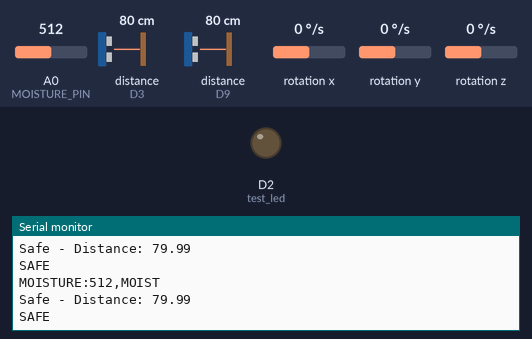
The sketch below on a simulated Arduino Nano 33 IoT. Parts: output pins drawn as LEDs (lit = HIGH), the last lines printed to the serial monitor. Wiring (inferred from the names in the program): 2 × ultrasonic range finder: trigger D5, echo D3 / trigger D8, echo D9. Inputs (shaded band) come from the test bench; at power-on: distance to the obstacle (sensors on D3, D9) 80 cm, A0 (MOISTURE_PIN) = 512, rotation z 0 °/s, rotation x 0 °/s, rotation y 0 °/s. The echo pulse lasts 58.3 µs per cm; pins used as bus, display or sensor lines are not drawn.

Above: at 2.8 s.
2.9 s: distance to the obstacle (sensor on D3) set to 2 cm
At 3.8 s:
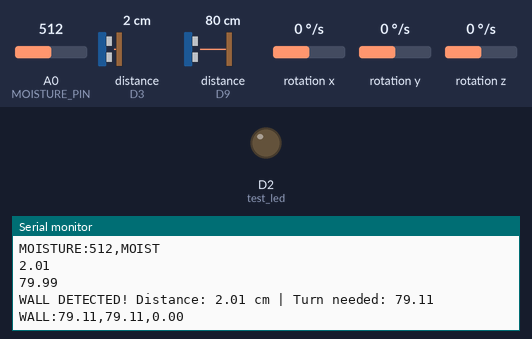
4.5 s: A0 (MOISTURE_PIN) set to 610
7.5 s: A0 (MOISTURE_PIN) set to 170
10.5 s: distance to the obstacle (sensor on D9) set to 2 cm
At 11.4 s:
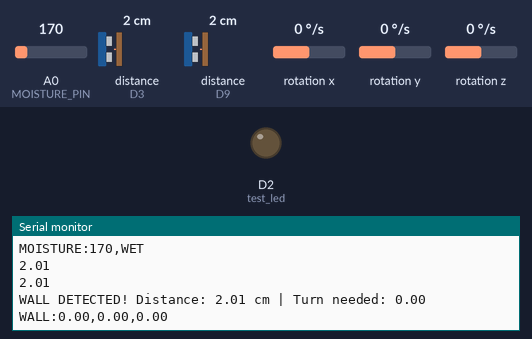
12.0 s: rotation z set to -192 °/s
At 12.8 s:
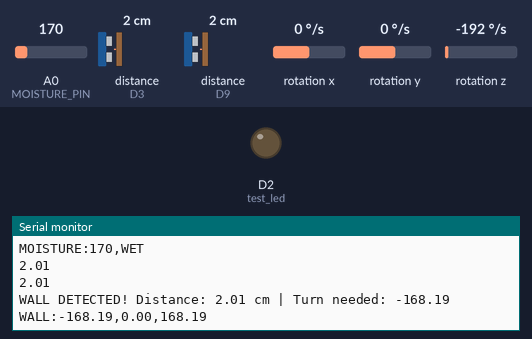
13.5 s: distance to the obstacle (sensor on D3) set to 4 cm
At 14.8 s:
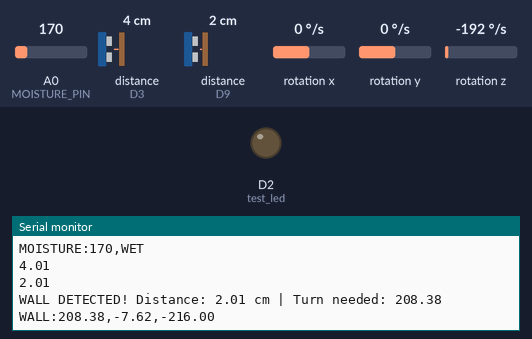
Timing chart, 0 to 16.0 s (numbered marks = the images above; inputs shaded):
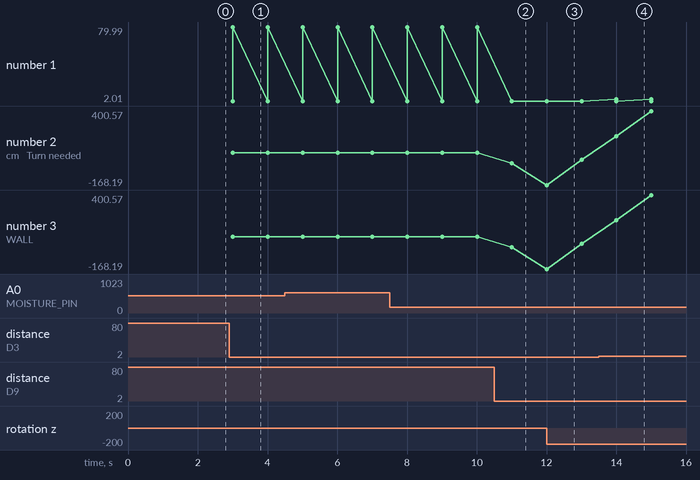

The sketch:

Main.ino
```cpp
#include "moisture.h"
#include "ultrasonic.h"

unsigned long lastSenseTime = 0;
const int interval = 1000;

int test_led = 2;

void setup() {
  Serial.begin(9600);

  Serial1.begin(115200);  // To GPS
  pinMode(test_led, OUTPUT);
 // while (!Serial);      // Wait for monitor to open
 unsigned long start = millis();
 while (!Serial && millis() - start < 3000){}
 // Serial.println("Starting GPS Bridge...");
  initWallAvoidance();

  pinMode(MOISTURE_PIN, INPUT);
  pinMode(INTERRUPT_PIN, INPUT_PULLUP);
  attachInterrupt(digitalPinToInterrupt(INTERRUPT_PIN), moistureThresholdISR, FALLING);
}

void loop() {
  // 1. Read GPS CONSTANTLY (No delays allowed here)
//   while (Serial1.available()) {
//   char c = Serial1.read();
//   if (Serial) {           // Only write to USB if a PC is connected
//     Serial.write(c);
//   }
// }

  // 2. Perform other tasks only when the interval has passed
  if (millis() - lastSenseTime >= interval) {
    lastSenseTime = millis();

    readMoisture();
    updateWallAvoidance();

    if (isWallDetected()) {

      pinMode(test_led, HIGH);

      float remainingTurn = getWallAngle() - getTurnAmount();
      Serial.print("WALL:");
      Serial.print(remainingTurn);
      Serial.print(",");
      Serial.print(getWallAngle());
      Serial.print(",");
      Serial.println(getTurnAmount());
    } else {
      pinMode(test_led,LOW);
      Serial.println("SAFE");
    }
  }

}
```

gps.ino
```cpp
// void setup() {
//   Serial.begin(9600);   // To computer
//   Serial1.begin(115200);  // To GPS
//   while (!Serial);      // Wait for monitor to open
//   Serial.println("Starting GPS Bridge...");
// }

// void loop() {
//   // If GPS sends a byte, send it to the computer
//   if (Serial1.available()) {
//     Serial.write(Serial1.read());
//   }
// }
```

moisture.h
```cpp
#ifndef MOISTURE_H
#define MOISTURE_H

extern const int MOISTURE_PIN;
extern const int INTERRUPT_PIN;
extern const int DRY_THRESHOLD;
extern const int WET_THRESHOLD;

extern volatile int moistureValue;
extern volatile bool thresholdExceeded;
extern volatile unsigned long lastInterruptTime;
extern const unsigned long DEBOUNCE_DELAY;

void readMoisture();
void moistureThresholdISR();

#endif
```

moisture.ino
```cpp
// Pin definitions
const int MOISTURE_PIN    = A0;   // analog moisture sensor
const int INTERRUPT_PIN   = 2;    // must be 2 or 3 on Uno/Nano (FALLING edge)

// Threshold values — tune these to your sensor
const int DRY_THRESHOLD   = 600;  // above this = dry soil
const int WET_THRESHOLD   = 300;  // below this = wet soil

// Volatile state (shared with ISR)
volatile int           moistureValue      = 0;
volatile bool          thresholdExceeded  = false;
volatile unsigned long lastInterruptTime  = 0;
const unsigned long    DEBOUNCE_DELAY     = 200;

void readMoisture() {
    moistureValue = analogRead(MOISTURE_PIN);

    // Send structured data to Pi (matches your WALL:/SAFE pattern)
    Serial.print("MOISTURE:");
    Serial.print(moistureValue);
    Serial.print(",");

    if (moistureValue >= DRY_THRESHOLD) {
        Serial.println("DRY");
    } else if (moistureValue <= WET_THRESHOLD) {
        Serial.println("WET");
    } else {
        Serial.println("MOIST");
    }

    // Handle interrupt flag set by ISR
    if (thresholdExceeded) {
        thresholdExceeded = false;
        Serial.println("MOISTURE:THRESHOLD_TRIGGERED");
    }
}

void moistureThresholdISR() {
    unsigned long now = millis();
    if (now - lastInterruptTime > DEBOUNCE_DELAY) {
        thresholdExceeded = true;
        lastInterruptTime = now;
    }
}
```

newtast.ino
```cpp
// /*
//   Ultrasonic sensors use pin-change interrupts to time echo pulses
//   so the main loop is never blocked waiting for a pulse to return.

//   Wall avoidance is strictly enforced: the robot will not resume
//   forward motion until BOTH sensors report clear AND the IMU
//   confirms the turn angle has been completed.

//   Serial output to Pi (9600 baud):
//     "SAFE"                         both sensors clear
//     "WALL:<remaining>,<angle>,<amount>"
//       remaining  cm until wall (minimum of both sensors)
//       angle      degrees from wall normal (+ = left, - = right)
//       amount     suggested turn magnitude 0-90
// */

// #include "ultrasonic.h"
// #include "moisture.h"

// // ── Interrupt state for sensor 1 ──────────────────────────────────────────────
// volatile unsigned long _echo1_start = 0;
// volatile unsigned long _echo1_dur   = 0;
// volatile bool          _echo1_ready = false;

// // ── Interrupt state for sensor 2 ──────────────────────────────────────────────
// volatile unsigned long _echo2_start = 0;
// volatile unsigned long _echo2_dur   = 0;
// volatile bool          _echo2_ready = false;

// // ── Timing ────────────────────────────────────────────────────────────────────
// unsigned long lastReport    = 0;
// const int     REPORT_MS     = 100;   // send to Pi every 100 ms

// // ── Wall state machine ────────────────────────────────────────────────────────
// // CLEAR      : both sensors show > SAFE_DISTANCE
// // AVOIDING   : wall detected, turn in progress
// // CONFIRMING : turn done, waiting for both sensors to read clear before moving
// enum WallState { CLEAR, AVOIDING, CONFIRMING };
// WallState wallState  = CLEAR;

// float targetAngle    = 0.0;   // how many degrees we need to turn
// float turnedSoFar    = 0.0;   // accumulated from gyro
// int   turnDirection  = 0;     // +1 = left, -1 = right


// // ── ISRs ──────────────────────────────────────────────────────────────────────
// void echo1ISR() {
//     if (digitalRead(ECHO_PIN1) == HIGH) {
//         _echo1_start = micros();
//     } else {
//         if (_echo1_start > 0) {
//             _echo1_dur   = micros() - _echo1_start;
//             _echo1_ready = true;
//             _echo1_start = 0;
//         }
//     }
// }

// void echo2ISR() {
//     if (digitalRead(ECHO_PIN2) == HIGH) {
//         _echo2_start = micros();
//     } else {
//         if (_echo2_start > 0) {
//             _echo2_dur   = micros() - _echo2_start;
//             _echo2_ready = true;
//             _echo2_start = 0;
//         }
//     }
// }


// // ── Trigger a pulse on one sensor ─────────────────────────────────────────────
// void triggerSensor(int trigPin) {
//     digitalWrite(trigPin, LOW);
//     delayMicroseconds(2);
//     digitalWrite(trigPin, HIGH);
//     delayMicroseconds(10);
//     digitalWrite(trigPin, LOW);
// }


// // ── Read latest interrupt-captured distance (cm) ──────────────────────────────
// float readDistance1() {
//     if (!_echo1_ready) return -1.0;   // no new reading yet
//     noInterrupts();
//     unsigned long dur = _echo1_dur;
//     _echo1_ready = false;
//     interrupts();
//     return dur / 58.0;
// }

// float readDistance2() {
//     if (!_echo2_ready) return -1.0;
//     noInterrupts();
//     unsigned long dur = _echo2_dur;
//     _echo2_ready = false;
//     interrupts();
//     return dur / 58.0;
// }


// // ── Determine best turn direction and magnitude from sensor readings ───────────
// /*
//   Logic:
//     If LEFT sensor is closer  -> turn RIGHT (away from left wall)
//     If RIGHT sensor is closer -> turn LEFT  (away from right wall)
//     If both equal             -> use gyro wall angle to decide

//   Turn magnitude scales with how close the wall is:
//     0 cm remaining -> 90 deg turn
//     SAFE_DISTANCE  -> 0 deg turn  (smooth ramp)
// */
// void computeTurn(float distL, float distR, float wallAngleDeg) {
//     float closest = min(distL, distR);
//     if (closest < 0) closest = SAFE_DISTANCE;   // sensor not ready, be safe

//     // Magnitude: 0 at SAFE_DISTANCE, 90 at 0 cm
//     targetAngle = constrain(
//         map(closest, 0, (int)SAFE_DISTANCE, 90, 0), 0, 90
//     );

//     // Direction: move away from the closer sensor
//     if (distL >= 0 && distR >= 0) {
//         turnDirection = (distL < distR) ? -1 : 1;   // -1=right, +1=left
//     } else {
//         // Only one sensor valid — use wall angle from IMU
//         turnDirection = (wallAngleDeg >= 0) ? 1 : -1;
//     }

//     turnedSoFar = 0.0;
// }


// void setup() {
//     Serial.begin(9600);

//     // Ultrasonic pins
//     pinMode(TRIG_PIN1, OUTPUT);
//     pinMode(TRIG_PIN2, OUTPUT);
//     pinMode(ECHO_PIN1, INPUT);
//     pinMode(ECHO_PIN2, INPUT);

//     // Attach interrupts to echo pins
//     attachInterrupt(digitalPinToInterrupt(ECHO_PIN1), echo1ISR, CHANGE);
//     attachInterrupt(digitalPinToInterrupt(ECHO_PIN2), echo2ISR, CHANGE);

//     // Moisture interrupt
//     pinMode(INTERRUPT_PIN, INPUT_PULLUP);
//     attachInterrupt(digitalPinToInterrupt(INTERRUPT_PIN),
//                     moistureThresholdISR, FALLING);

//     initWallAvoidance();   // starts IMU

//     Serial.println("READY");
// }


// void loop() {
//     // Trigger sensors on alternate ticks to avoid interference
//     static bool trigToggle = false;
//     trigToggle = !trigToggle;
//     triggerSensor(trigToggle ? TRIG_PIN1 : TRIG_PIN2);

//     // Read latest interrupt-captured distances
//     static float distL = SAFE_DISTANCE + 1;
//     static float distR = SAFE_DISTANCE + 1;
//     float d1 = readDistance1();
//     float d2 = readDistance2();
//     if (d1 > 0) distL = d1;
//     if (d2 > 0) distR = d2;

//     // Update gyro angle
//     updateGyroAngle();
//     float wallAngleDeg = getWallAngle();

//     // ── Wall avoidance state machine ──────────────────────────────────────────
//     float minDist = min(distL, distR);

//     switch (wallState) {

//         case CLEAR:
//             if (minDist <= SAFE_DISTANCE) {
//                 // Wall detected — compute turn and enter AVOIDING
//                 computeTurn(distL, distR, wallAngleDeg);
//                 wallState = AVOIDING;
//             }
//             break;

//         case AVOIDING:
//             // Accumulate how far we have turned using gyro
//             updateGyroAngle();
//             turnedSoFar += abs(wallAngleDeg);   // crude integration; replace with
//                                                  // proper gyro delta if available

//             if (turnedSoFar >= targetAngle) {
//                 // Turn complete — wait for sensors to confirm clear
//                 wallState = CONFIRMING;
//                 turnedSoFar = 0.0;
//             }
//             break;

//         case CONFIRMING:
//             if (distL > SAFE_DISTANCE && distR > SAFE_DISTANCE) {
//                 // Both sensors clear — safe to go forward
//                 wallState = CLEAR;
//             }
//             // If still too close, hold here (report will keep telling Pi WALL)
//             break;
//     }

//     // Read moisture (interrupt-driven, just read the volatile)
//     readMoisture();

//     // ── Serial report to Pi ───────────────────────────────────────────────────
//     if (millis() - lastReport >= REPORT_MS) {
//         lastReport = millis();

//         if (wallState == CLEAR) {
//             Serial.println("SAFE");
//         } else {
//             float remaining = max(minDist, 0.0f);
//             float angle     = turnDirection * targetAngle;
//             float amount    = targetAngle;
//             Serial.print("WALL:");
//             Serial.print(remaining, 1);
//             Serial.print(",");
//             Serial.print(angle, 1);
//             Serial.print(",");
//             Serial.println(amount, 1);
//         }
//     }

//     delay(10);
// }
```

ultrasonic.h
```cpp
#ifndef ULTRASONIC_H
#define ULTRASONIC_H


#include <Arduino_LSM6DS3.h>

// Ultrasonic pins
extern const int TRIG_PIN1;
extern const int ECHO_PIN1;
extern const int TRIG_PIN2;
extern const int ECHO_PIN2;

// Wall avoidance variables
extern float gx, gy, gz;
extern float currentGyroAngle;
extern float lastTime;
extern const float L;
extern const float SAFE_DISTANCE;
extern const float MAX_TURN_ANGLE;
extern float wallAngle;
extern float turnAmount;

void initWallAvoidance();
void updateWallAvoidance();
void updateGyroAngle();
float getDistance(int trigPin, int echoPin);
float getWallAngle();
float getTurnAmount();
bool isWallDetected();

#endif
```

ultrasonic.ino
```cpp
// Ultrasonic pins
const int TRIG_PIN1 = 5;
const int ECHO_PIN1 = 3;
const int TRIG_PIN2 = 8;
const int ECHO_PIN2 = 9;

// Gyro variables
float gx, gy, gz;
float currentGyroAngle = 0;
float lastTime = 0;

// Wall avoidance variables
const float L = 15.0;
const float SAFE_DISTANCE = 20.0;
const float MAX_TURN_ANGLE = 45.0;
float wallAngle = 0;
float turnAmount = 0;
float minDistance = 0;


void initWallAvoidance() {
  if (!IMU.begin()) {
    Serial.println("Failed to initialize IMU!");
    while (1);
  }

  pinMode(TRIG_PIN1, OUTPUT);
  pinMode(ECHO_PIN1, INPUT);
  pinMode(TRIG_PIN2, OUTPUT);
  pinMode(ECHO_PIN2, INPUT);

  lastTime = millis();
}

void updateWallAvoidance() {
  // Get distances
  float d1 = getDistance(TRIG_PIN1, ECHO_PIN1);
  float d2 = getDistance(TRIG_PIN2, ECHO_PIN2);
   if (d1 <1 || d2 <1)
   {return;}

  // Calculate wall angle
  wallAngle = atan2(d2 - d1, L) * (180.0 / PI);

  // Update gyro
  updateGyroAngle();

  // Check distance
  minDistance = min(d1, d2);

  if (isWallDetected()) {
    float requiredTurn = wallAngle;
    float remainingTurn = requiredTurn - turnAmount;

    Serial.println(d1);

    Serial.println(d2);

    Serial.print("WALL DETECTED! Distance: ");
    Serial.print(minDistance);
    Serial.print(" cm | Turn needed: ");
    Serial.println(remainingTurn);
  } else {
    Serial.print("Safe - Distance: ");
    Serial.println(minDistance);
  }
}

void updateGyroAngle() {
  if (IMU.gyroscopeAvailable()) {
    IMU.readGyroscope(gx, gy, gz);

    float currentTime = millis();
    float dt = (currentTime - lastTime) / 1000.0;
    lastTime = currentTime;

    currentGyroAngle += gz * dt;
    turnAmount = currentGyroAngle;

    if (turnAmount > 180) turnAmount -= 360;
    if (turnAmount < -180) turnAmount += 360;
  }
}

float getDistance(int trigPin, int echoPin) {
  digitalWrite(trigPin, LOW);
  delayMicroseconds(2);
  digitalWrite(trigPin, HIGH);
  delayMicroseconds(10);
  digitalWrite(trigPin, LOW);

  unsigned long pulseDuration = pulseIn(echoPin, HIGH, 30000);
  float distance = (pulseDuration * 0.0343) / 2;

  return distance;
}

float getWallAngle() {
  return wallAngle;
}

float getTurnAmount() {
  return turnAmount;
}

bool isWallDetected() {
  return minDistance < SAFE_DISTANCE;
}
```

Measured:
- after the input at 2.9 s, the serial monitor: prints a new line after 0.11 s (image 1)
- after the input at 10.5 s, the serial monitor: prints a new line after 0.50 s (image 2)
- after the input at 12.0 s, the serial monitor: prints a new line at once (image 3)
- after the input at 13.5 s, the serial monitor: prints a new line after 0.50 s (image 4)
- plotted number 2: 0 → 24 after the input at 12.0 s, 24 → 400.57 after the input at 13.5 s
- plotted number 3: 0 → 24 after the input at 12.0 s, 24 → 400.57 after the input at 13.5 s
